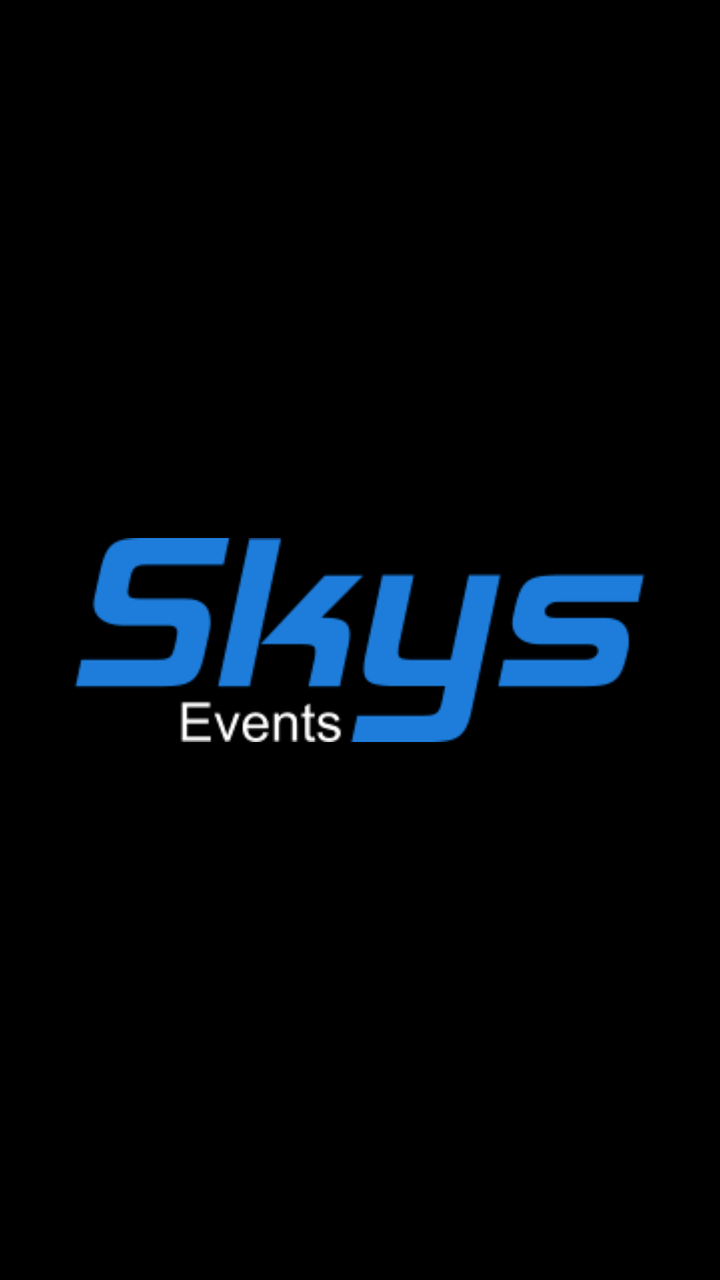
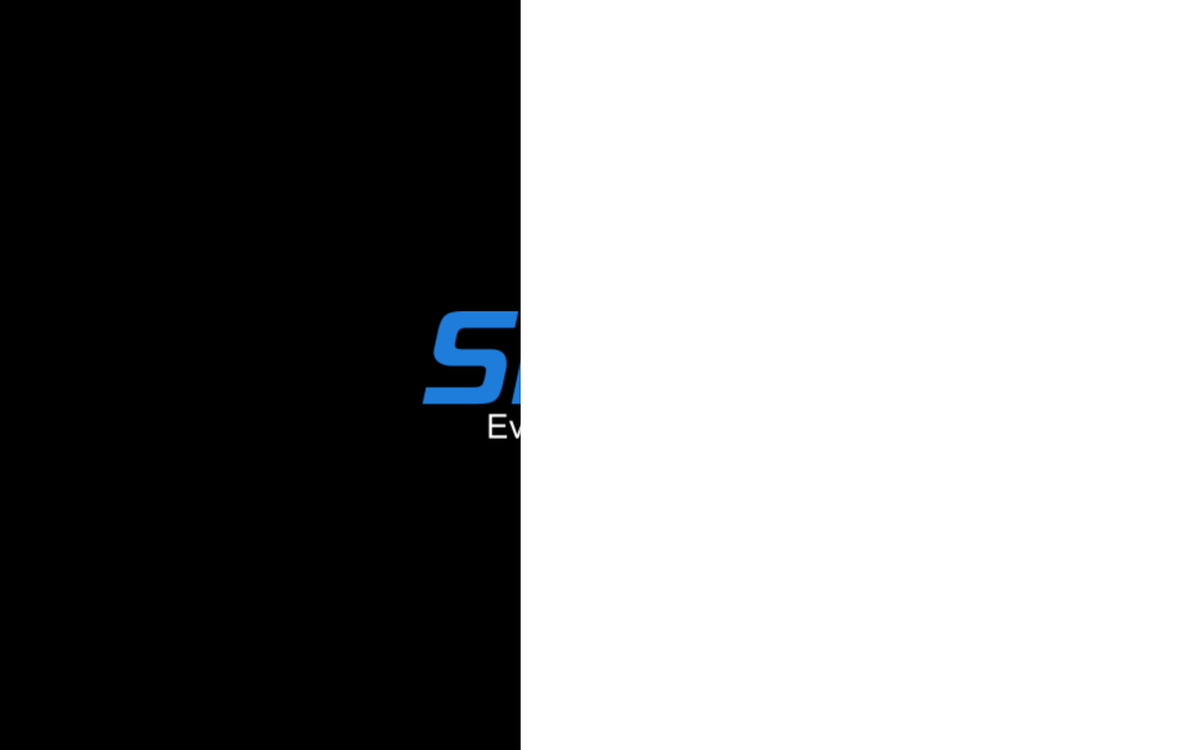

An Android layout and its configuration variant, each rendered on a device that would load it. The default file and the variant file are quoted in full after the pictures.
<!-- AndroidManifest.xml: application theme AppTheme.BrandedLaunch -->
<!-- res/layout/favorite_list.xml -->
<?xml version="1.0" encoding="utf-8"?>
<LinearLayout xmlns:android="http://schemas.android.com/apk/res/android"
    xmlns:tools="http://schemas.android.com/tools"
    android:orientation="vertical"
    android:layout_width="match_parent"
    android:layout_height="match_parent">

    <android.support.v7.widget.RecyclerView
        android:id="@+id/favorite_list"
        android:layout_width="match_parent"
        android:layout_height="wrap_content"
        tools:listitem="@layout/event_list_row" />

</LinearLayout>
<!-- res/layout/event_list_row.xml (included above) -->
<?xml version="1.0" encoding="utf-8"?>
<android.support.v7.widget.CardView
    xmlns:card_view="http://schemas.android.com/apk/res-auto"
    xmlns:android="http://schemas.android.com/apk/res/android"
    android:layout_width="match_parent"
    android:layout_height="100dp"
    android:id="@+id/card_view"
    android:layout_marginTop="1dp"
    android:layout_marginLeft="2dp"
    android:layout_marginRight="2dp"
    card_view:cardCornerRadius="3dp">

    <RelativeLayout
        android:id="@+id/list_item_layout"
        android:layout_width="match_parent"
        android:layout_height="wrap_content"
        android:layout_gravity="center"
        android:orientation="horizontal">


        <ImageView
            android:id="@+id/poster"
            android:layout_width="79dp"
            android:layout_height="match_parent"
            android:adjustViewBounds="true"
            android:gravity="center_horizontal"
            android:scaleType="centerCrop"
            android:transitionName="logo_shared" />

        <RelativeLayout
            android:layout_width="wrap_content"
            android:layout_height="wrap_content">

            <ImageView
                android:id="@+id/fav"

                android:layout_width="wrap_content"
                android:layout_height="wrap_content"
                android:layout_alignParentEnd="true"
                android:layout_alignParentRight="true"
                android:layout_alignParentTop="true"
                android:layout_marginEnd="11dp"
                android:layout_marginRight="11dp"
                android:layout_marginTop="5dp" />

            <ImageView
                android:id="@+id/send"
                android:layout_width="wrap_content"
                android:layout_height="wrap_content"
                android:layout_alignTop="@+id/fav"
                android:layout_marginEnd="18dp"
                android:layout_marginRight="18dp"
                android:layout_toLeftOf="@+id/fav"
                android:layout_toStartOf="@+id/fav"
                card_view:srcCompat="@drawable/ic_share" />

            <LinearLayout
                android:layout_width="wrap_content"
                android:layout_height="match_parent"
                android:layout_alignParentBottom="true"
                android:layout_alignParentLeft="true"
                android:layout_alignParentStart="true"
                android:layout_marginLeft="85dp"
                android:layout_marginStart="85dp"
                android:orientation="vertical">

                <TextView
                    android:id="@+id/tv_name"
                    android:layout_width="wrap_content"
                    android:layout_height="wrap_content"
                    android:layout_marginBottom="2dp"
                    android:layout_marginTop="4dp"
                    android:singleLine="true"
                    android:textSize="16sp"
                    android:textStyle="bold"
                    android:transitionName="@string/transition_name" />

                <TextView
                    android:id="@+id/tv_venue"
                    android:layout_width="wrap_content"
                    android:layout_height="wrap_content"
                    android:singleLine="true" />

                <TextView
                    android:id="@+id/tv_date"
                    android:layout_width="wrap_content"
                    android:layout_height="wrap_content"
                    android:singleLine="true"
                    android:transitionName="@string/transition_date" />

                <TextView
                    android:id="@+id/tv_admission"
                    android:layout_width="wrap_content"
                    android:layout_height="wrap_content"
                    android:singleLine="true" />

            </LinearLayout>
        </RelativeLayout>

    </RelativeLayout>


</android.support.v7.widget.CardView>
<!-- resources referenced by this layout -->
<resources>
  <string name="transition_date">date_shared</string>
  <string name="transition_name">name_shared</string>
  <style name="AppTheme.BrandedLaunch" parent="AppTheme">
          <item name="android:windowBackground">@drawable/branded_logo</item>
  
  
          
          <item name="colorPrimary">@color/colorPrimaryDark</item>
          <item name="colorPrimaryDark">@color/colorPrimaryDark</item>
          <item name="colorAccent">@color/colorAccent</item>
          
  
      </style>
  <!-- from res/values-v21/ -->
  <style name="AppTheme" parent="Theme.AppCompat.DayNight.NoActionBar">
          <item name="android:windowDrawsSystemBarBackgrounds">true</item>
          <item name="android:statusBarColor">@android:color/transparent</item>
          <item name="android:windowContentTransitions">true</item>
          <item name="colorPrimary">@color/colorPrimaryDark</item>
          <item name="colorPrimaryDark">@color/colorPrimaryDark</item>
          <item name="colorAccent">@color/colorAccent</item>
  
          
          
  
      </style>
  <!-- drawable branded_logo (drawable) -->
  <?xml version="1.0" encoding="utf-8"?>
  <layer-list xmlns:android="http://schemas.android.com/apk/res/android">
  
      <item>
          <color android:color="@android:color/black"/>
      </item>
      <item>
          <bitmap
              android:src="@drawable/sky_logo"
              android:tileMode="disabled"
              android:gravity="center"/>
      </item>
  
  
  </layer-list>
  <color name="colorPrimaryDark">#268bf6</color>
  <color name="colorAccent">#000000</color>
  <!-- drawable sky_logo: png bitmap (drawable, 7541 bytes) -->
</resources>
<!-- res/layout-w900dp/favorite_list.xml (the repository's variant of the layout above) -->
<!-- drawn on a 7-inch tablet turned sideways -->
<?xml version="1.0" encoding="utf-8"?>
<LinearLayout xmlns:android="http://schemas.android.com/apk/res/android"
    xmlns:tools="http://schemas.android.com/tools"
    android:baselineAligned="false"
    android:divider="?android:attr/dividerHorizontal"
    android:orientation="horizontal"
    android:showDividers="middle"
    tools:context="com.cheda.skysevents.FavoritesActivity"
    android:layout_width="match_parent"
    android:layout_height="match_parent">



    


    <android.support.v7.widget.RecyclerView xmlns:android="http://schemas.android.com/apk/res/android"
        xmlns:tools="http://schemas.android.com/tools"
        android:id="@+id/favorite_list"
        android:name="com.cheda.skysevents.FavListFragment"
        android:layout_width="@dimen/item_width"
        android:layout_height="match_parent"
        android:layout_marginRight="2dp"
        tools:context="com.cheda.skysevents.FavoritesActivity"
        tools:listitem="@layout/event_list_row"
        android:layout_weight="0.74" />


    <FrameLayout
        android:id="@+id/event_detail_container"
        android:padding="8dp"
        android:background="@color/colorWhite"
        tools:context="com.cheda.skysevents.FavoritesActivity"
        android:layout_width="0dp"
        android:layout_height="match_parent"
        android:layout_weight="3" />


</LinearLayout>
<!-- resources referenced by the variant -->
<!-- as a 7-inch tablet turned sideways resolves them -->
<resources>
  <color name="colorWhite">#ffffff</color>
  <dimen name="item_width">280dp</dimen>
  <string name="transition_date">date_shared</string>
  <string name="transition_name">name_shared</string>
  <style name="AppTheme.BrandedLaunch" parent="AppTheme">
          <item name="android:windowBackground">@drawable/branded_logo</item>
  
  
          
          <item name="colorPrimary">@color/colorPrimaryDark</item>
          <item name="colorPrimaryDark">@color/colorPrimaryDark</item>
          <item name="colorAccent">@color/colorAccent</item>
          
  
      </style>
  <!-- from res/values-v21/ -->
  <style name="AppTheme" parent="Theme.AppCompat.DayNight.NoActionBar">
          <item name="android:windowDrawsSystemBarBackgrounds">true</item>
          <item name="android:statusBarColor">@android:color/transparent</item>
          <item name="android:windowContentTransitions">true</item>
          <item name="colorPrimary">@color/colorPrimaryDark</item>
          <item name="colorPrimaryDark">@color/colorPrimaryDark</item>
          <item name="colorAccent">@color/colorAccent</item>
  
          
          
  
      </style>
  <!-- drawable branded_logo (drawable) -->
  <?xml version="1.0" encoding="utf-8"?>
  <layer-list xmlns:android="http://schemas.android.com/apk/res/android">
  
      <item>
          <color android:color="@android:color/black"/>
      </item>
      <item>
          <bitmap
              android:src="@drawable/sky_logo"
              android:tileMode="disabled"
              android:gravity="center"/>
      </item>
  
  
  </layer-list>
  <color name="colorPrimaryDark">#268bf6</color>
  <color name="colorAccent">#000000</color>
  <!-- drawable sky_logo: png bitmap (drawable, 7541 bytes) -->
</resources>
